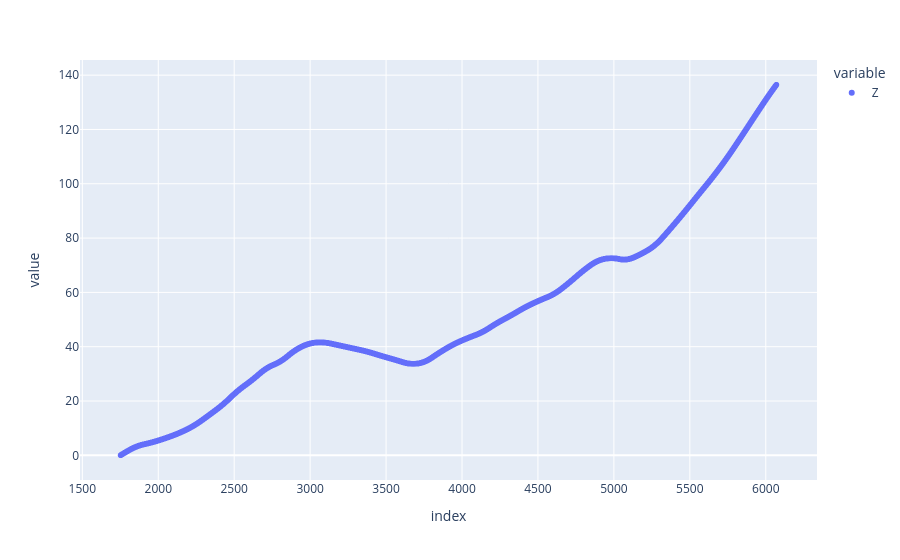

Here is the notebook cell this chart was saved with:
### Code cell
px.scatter(well_data.loc[first_pred_idx:,"Z"] -well_data.loc[last_known_idx,"Z"])

### Figure 1 — Plotly figure (JSON) as saved in the notebook; plotly's stock layout.template omitted (floating-point values rounded to 4 significant figures; data arrays with more than 128 entries replaced by an {"elided": "..."} marker saying what was removed)
{"data": [{"hovertemplate": "variable=Z<br>index=%{x}<br>value=%{y}<extra></extra>", "legendgroup": "Z", "marker": {"color": "#636efa", "symbol": "circle"}, "mode": "markers", "name": "Z", "showlegend": true, "type": "scattergl", "x": {"elided": "4319 int values"}, "xaxis": "x", "y": {"elided": "4319 float values"}, "yaxis": "y"}], "layout": {"legend": {"title": {"text": "variable"}, "tracegroupgap": 0}, "margin": {"t": 60}, "xaxis": {"anchor": "y", "domain": [0, 1], "title": {"text": "index"}}, "yaxis": {"anchor": "x", "domain": [0, 1], "title": {"text": "value"}}}}
